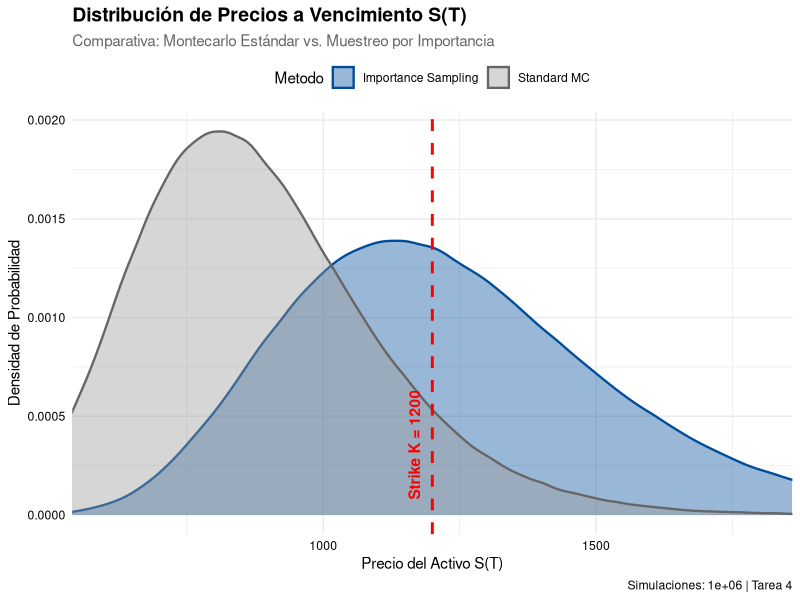

Here is the R script that generated this plot: (Note: this script raises an error after producing the figure.)
# --- PARÁMETROS INICIALES ---
S0 <- 800
K <- 1200  
T <- 5
r <- 0.02
sigma <- 0.11
M_paths <- 1000000 # Un millón de simulaciones

# --- 1. MONTECARLO ESTÁNDAR (CRUDO) ---
# Simulamos Z ~ N(0,1)
set.seed(1)
Z_crudo <- rnorm(M_paths, mean = 0, sd = 1)

# Fórmula cerrada para ST (solución de la EDO de Black-Scholes)
ST_crudo <- S0 * exp((r - 0.5 * sigma^2) * T + sigma * sqrt(T) * Z_crudo)

# Payoff y Precio
payoff_crudo <- pmax(ST_crudo - K, 0)
precio_mc_crudo <- mean(payoff_crudo) * exp(-r * T)
var_crudo <- var(payoff_crudo * exp(-r * T)) # Varianza del estimador

# --- 2. MUESTREO POR IMPORTANCIA (IMPORTANCE SAMPLING) ---

# Paso clave: Definir 'mu'. ¿Cuánto queremos empujar la simulación?
# Heurística: Queremos que la media de log(ST) se acerque a log(K).
# Esto fuerza a que muchas simulaciones acaben cerca del Strike.
mu_shift <- (log(K / S0) - (r - 0.5 * sigma^2) * T) / (sigma * sqrt(T))

# Simulamos Z* ~ N(mu, 1)
set.seed(1)
Z_is <- rnorm(M_paths, mean = mu_shift, sd = 1) 

# Calculamos ST con las Z desplazadas
ST_is <- S0 * exp((r - 0.5 * sigma^2) * T + sigma * sqrt(T) * Z_is)

# CÁLCULO DEL PESO (Radon-Nikodym)
# W = f(x) / g(x) -> Corrección por haber cambiado la distribución
weights <- exp(-mu_shift * Z_is + 0.5 * mu_shift^2)

# Payoff ponderado
payoff_is <- pmax(ST_is - K, 0) * weights
precio_mc_is <- mean(payoff_is) * exp(-r * T)
var_is <- var(payoff_is * exp(-r * T))

# --- 3. COMPARACIÓN DE RESULTADOS ---

# Precio Black-Scholes (Benchmark exacto)
d1 <- (log(S0/K) + (r + sigma^2/2)*T) / (sigma*sqrt(T))
d2 <- d1 - sigma*sqrt(T)
precio_bs <- S0*pnorm(d1) - K*exp(-r*T)*pnorm(d2)

cat("Resultados Comparativos:\n")
cat("------------------------------------------------\n")
cat("Precio Black-Scholes (Teórico):", round(precio_bs, 4), "\n")
cat("Precio MC Estándar:            ", round(precio_mc_crudo, 4), "\n")
cat("Precio MC Importance Sampling: ", round(precio_mc_is, 4), "\n\n")

cat("Análisis de Eficiencia (Varianza):\n")
cat("------------------------------------------------\n")
cat("Varianza MC Estándar:          ", var_crudo, "\n")
cat("Varianza MC IS:                ", var_is, "\n")
ratio_reduccion <- var_crudo / var_is
cat("Factor de Reducción de Varianza:", round(ratio_reduccion, 2), "veces mejor\n")

# Intervalos de Confianza (al 95%)
error_std_crudo <- sqrt(var_crudo / M_paths)
error_std_is <- sqrt(var_is / M_paths)

cat("\nPrecisión (Ancho del intervalo de confianza):\n")
cat("Error Estándar (Crudo):", round(error_std_crudo, 5), "\n")
cat("Error Estándar (IS):   ", round(error_std_is, 5), "\n")


# --- 4. VISUALIZACIÓN  ---

library(ggplot2)


df_plot <- data.frame(
  S_T = c(ST_crudo, ST_is),
  Metodo = factor(rep(c("Standard MC", "Importance Sampling"), each = M_paths))
)

# 2. Definición de límites para el Zoom (Focus Area)
# Nos centramos alrededor del Strike para ver el detalle de las colas
x_min <- K * 0.5
x_max <- K * 1.5


g <- ggplot(df_plot, aes(x = S_T, fill = Metodo, color = Metodo)) +
  
  # Geometría de Densidad (con transparencia alpha para ver el solapamiento)
  geom_density(alpha = 0.4, size = 0.8) +
  
  # Línea vertical del Strike
  geom_vline(xintercept = K, linetype = "dashed", color = "red", size = 1) +
  
  # Anotación de texto para el Strike
  annotate("text", x = K, y = 0, label = paste(" Strike K =", K), 
           vjust = -1, hjust = -0.1, color = "red", angle = 90, fontface = "bold") +
  
  # Colores corporativos/académicos (Gris para el base, Azul para el destacado)
  scale_fill_manual(values = c("Importance Sampling" = "#004c99", "Standard MC" = "#999999")) +
  scale_color_manual(values = c("Importance Sampling" = "#004c99", "Standard MC" = "#666666")) +
  
  # Control de ejes y zoom (coord_cartesian no elimina datos, solo hace zoom)
  coord_cartesian(xlim = c(x_min, x_max)) +
  
  # Etiquetas y Títulos
  labs(
    title = "Distribución de Precios a Vencimiento S(T)",
    subtitle = "Comparativa: Montecarlo Estándar vs. Muestreo por Importancia",
    x = "Precio del Activo S(T)",
    y = "Densidad de Probabilidad",
    caption = paste("Simulaciones:", format(M_paths, big.mark=","), "| Tarea 4")
  ) +
  
  # Tema limpio 
  theme_minimal() +
  theme(
    legend.position = "top",
    plot.title = element_text(face = "bold", size = 14),
    plot.subtitle = element_text(color = "gray40"),
    axis.text = element_text(color = "black")
  )

# 4. Mostrar el gráfico
print(g)


# --- 5. VARIANZA (Visualización de Payoffs) ---

library(gridExtra)

# A) PREPARACIÓN DE LOS DATOS (Las "tripas" del promedio)
# Calculamos EXACTAMENTE qué número suma cada simulación al promedio final
# Nota: Incluimos el descuento exp(-rT) y el peso W en el caso de IS

# Vector 1: Contribuciones del MC Estándar
contrib_crudo <- pmax(ST_crudo - K, 0) * exp(-r*T)

# Vector 2: Contribuciones del Importance Sampling
contrib_is <- pmax(ST_is - K, 0) * weights * exp(-r*T)

# B) GRÁFICO 1: "El Código de Barras" (Primeras 200 simulaciones)

N_muestra <- 200
df_muestra <- data.frame(
  Simulacion = rep(1:N_muestra, 2),
  Valor = c(contrib_crudo[1:N_muestra], contrib_is[1:N_muestra]),
  Metodo = rep(c("Standard MC", "Importance Sampling"), each = N_muestra)
)

g1 <- ggplot(df_muestra, aes(x = Simulacion, y = Valor, color = Metodo)) +
  geom_point(alpha = 0.8, size = 2) +
  geom_hline(yintercept = precio_bs, linetype = "dashed", color = "black") +
  annotate("text", x = 0, y = precio_bs + 5, label = "Precio Real", hjust = 0, size = 3) +
  facet_wrap(~Metodo, ncol = 1, scales = "free_y") +
  theme_bw() +
  labs(title = "Comparativa de Muestras Individuales (Primeros 200 casos)",
       subtitle = "Fíjate en la escala del Eje Y: El Estándar tiene ceros y picos gigantes",
       y = "Contribución al Precio (Payoff Descontado * Peso)") +
  theme(legend.position = "none")

.
df_hist <- data.frame(
  Valor = c(contrib_crudo, contrib_is),
  Metodo = rep(c("Standard MC", "Importance Sampling"), each = M_paths)
)

# Zoom en la zona relevante (quitamos los 0 masivos del standard para ver algo)
g2 <- ggplot(df_hist[df_hist$Valor > 0.01 & df_hist$Valor < 50, ], 
             aes(x = Valor, fill = Metodo)) +
  geom_histogram(position = "identity", alpha = 0.6, bins = 100) +
  geom_vline(xintercept = precio_bs, linetype="dashed") +
  scale_fill_manual(values = c("Importance Sampling"="#004c99", "Standard MC"="#999999")) +
  theme_minimal() +
  labs(title = "Distribución de los Valores que forman el Promedio",
       subtitle = "IS (Azul) se agrupa en torno al precio real. Std (Gris) está muy disperso.",
       x = "Valor de la contribución individual",
       y = "Frecuencia")

# Mostrar ambos
grid.arrange(g1, g2, nrow = 2)
